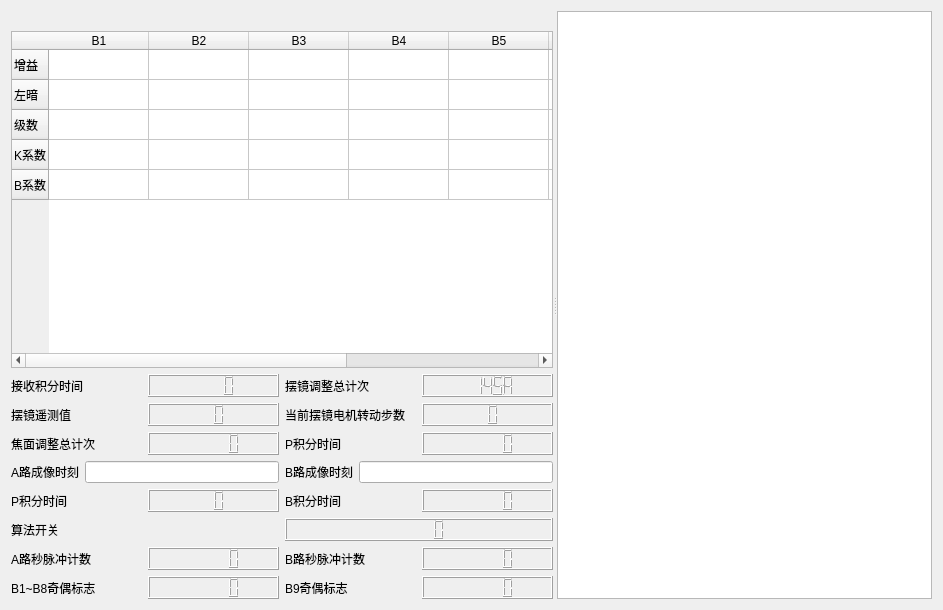
<?xml version="1.0" encoding="UTF-8"?>
<ui version="4.0">
 <class>assistForm</class>
 <widget class="QWidget" name="assistForm">
  <property name="geometry">
   <rect>
    <x>0</x>
    <y>0</y>
    <width>943</width>
    <height>610</height>
   </rect>
  </property>
  <property name="windowTitle">
   <string>Form</string>
  </property>
  <layout class="QVBoxLayout" name="verticalLayout_2">
   <item>
    <widget class="QSplitter" name="splitter">
     <property name="orientation">
      <enum>Qt::Horizontal</enum>
     </property>
     <widget class="QWidget" name="layoutWidget">
      <layout class="QVBoxLayout" name="verticalLayout">
       <item>
        <widget class="QLabel" name="nameLabel">
         <property name="text">
          <string/>
         </property>
        </widget>
       </item>
       <item>
        <widget class="QTableWidget" name="tableWidget">
         <property name="verticalScrollMode">
          <enum>QAbstractItemView::ScrollPerItem</enum>
         </property>
         <attribute name="horizontalHeaderCascadingSectionResizes">
          <bool>false</bool>
         </attribute>
         <attribute name="horizontalHeaderStretchLastSection">
          <bool>false</bool>
         </attribute>
         <attribute name="verticalHeaderStretchLastSection">
          <bool>false</bool>
         </attribute>
         <row>
          <property name="text">
           <string>增益</string>
          </property>
         </row>
         <row>
          <property name="text">
           <string>左暗</string>
          </property>
         </row>
         <row>
          <property name="text">
           <string>级数</string>
          </property>
         </row>
         <row>
          <property name="text">
           <string>K系数</string>
          </property>
         </row>
         <row>
          <property name="text">
           <string>B系数</string>
          </property>
         </row>
         <column>
          <property name="text">
           <string>B1</string>
          </property>
         </column>
         <column>
          <property name="text">
           <string>B2</string>
          </property>
         </column>
         <column>
          <property name="text">
           <string>B3</string>
          </property>
         </column>
         <column>
          <property name="text">
           <string>B4</string>
          </property>
         </column>
         <column>
          <property name="text">
           <string>B5</string>
          </property>
         </column>
         <column>
          <property name="text">
           <string>B6</string>
          </property>
         </column>
         <column>
          <property name="text">
           <string>B7</string>
          </property>
         </column>
         <column>
          <property name="text">
           <string>B9</string>
          </property>
         </column>
        </widget>
       </item>
       <item>
        <layout class="QHBoxLayout" name="horizontalLayout_7"/>
       </item>
       <item>
        <layout class="QHBoxLayout" name="horizontalLayout_25">
         <item>
          <layout class="QHBoxLayout" name="horizontalLayout_22">
           <item>
            <widget class="QLabel" name="label_20">
             <property name="text">
              <string>接收积分时间</string>
             </property>
            </widget>
           </item>
           <item>
            <widget class="QLCDNumber" name="jfsj">
             <property name="digitCount">
              <number>4</number>
             </property>
             <property name="mode">
              <enum>QLCDNumber::Hex</enum>
             </property>
            </widget>
           </item>
          </layout>
         </item>
         <item>
          <layout class="QHBoxLayout" name="horizontalLayout_24">
           <item>
            <widget class="QLabel" name="label_21">
             <property name="text">
              <string>摆镜调整总计次</string>
             </property>
            </widget>
           </item>
           <item>
            <widget class="QLCDNumber" name="cxms">
             <property name="mode">
              <enum>QLCDNumber::Hex</enum>
             </property>
             <property name="intValue" stdset="0">
              <number>5210</number>
             </property>
            </widget>
           </item>
          </layout>
         </item>
        </layout>
       </item>
       <item>
        <layout class="QHBoxLayout" name="horizontalLayout_26">
         <item>
          <widget class="QLabel" name="label_22">
           <property name="text">
            <string>摆镜遥测值</string>
           </property>
          </widget>
         </item>
         <item>
          <widget class="QLCDNumber" name="jmwz">
           <property name="layoutDirection">
            <enum>Qt::LeftToRight</enum>
           </property>
           <property name="digitCount">
            <number>2</number>
           </property>
           <property name="mode">
            <enum>QLCDNumber::Hex</enum>
           </property>
          </widget>
         </item>
         <item>
          <widget class="QLabel" name="label_23">
           <property name="text">
            <string>当前摆镜电机转动步数</string>
           </property>
          </widget>
         </item>
         <item>
          <widget class="QLCDNumber" name="tjcs">
           <property name="layoutDirection">
            <enum>Qt::LeftToRight</enum>
           </property>
           <property name="digitCount">
            <number>2</number>
           </property>
           <property name="mode">
            <enum>QLCDNumber::Hex</enum>
           </property>
          </widget>
         </item>
        </layout>
       </item>
       <item>
        <layout class="QHBoxLayout" name="horizontalLayout_27">
         <item>
          <widget class="QLabel" name="label_26">
           <property name="text">
            <string>焦面调整总计次</string>
           </property>
          </widget>
         </item>
         <item>
          <widget class="QLCDNumber" name="lcdNumber_2"/>
         </item>
         <item>
          <widget class="QLabel" name="label_27">
           <property name="text">
            <string>P积分时间</string>
           </property>
          </widget>
         </item>
         <item>
          <widget class="QLCDNumber" name="lcdNumber"/>
         </item>
        </layout>
       </item>
       <item>
        <layout class="QHBoxLayout" name="horizontalLayout_28">
         <item>
          <widget class="QLabel" name="label_28">
           <property name="text">
            <string>A路成像时刻</string>
           </property>
          </widget>
         </item>
         <item>
          <widget class="QLineEdit" name="mmcskA">
           <property name="readOnly">
            <bool>true</bool>
           </property>
          </widget>
         </item>
         <item>
          <widget class="QLabel" name="label_29">
           <property name="text">
            <string>B路成像时刻</string>
           </property>
          </widget>
         </item>
         <item>
          <widget class="QLineEdit" name="mmcskB">
           <property name="readOnly">
            <bool>true</bool>
           </property>
          </widget>
         </item>
        </layout>
       </item>
       <item>
        <layout class="QHBoxLayout" name="horizontalLayout_30">
         <item>
          <widget class="QLabel" name="label_31">
           <property name="text">
            <string>P积分时间</string>
           </property>
          </widget>
         </item>
         <item>
          <widget class="QLCDNumber" name="lbdw">
           <property name="digitCount">
            <number>2</number>
           </property>
           <property name="mode">
            <enum>QLCDNumber::Hex</enum>
           </property>
          </widget>
         </item>
         <item>
          <widget class="QLabel" name="label">
           <property name="text">
            <string>B积分时间</string>
           </property>
          </widget>
         </item>
         <item>
          <widget class="QLCDNumber" name="lcdNumber_3"/>
         </item>
        </layout>
       </item>
       <item>
        <layout class="QHBoxLayout" name="horizontalLayout_15">
         <item>
          <widget class="QLabel" name="label_13">
           <property name="text">
            <string>算法开关</string>
           </property>
          </widget>
         </item>
         <item>
          <widget class="QLCDNumber" name="lcdNumber_6"/>
         </item>
        </layout>
       </item>
       <item>
        <layout class="QHBoxLayout" name="horizontalLayout">
         <item>
          <widget class="QLabel" name="label_2">
           <property name="text">
            <string>A路秒脉冲计数</string>
           </property>
          </widget>
         </item>
         <item>
          <widget class="QLCDNumber" name="lcdNumber_4"/>
         </item>
         <item>
          <widget class="QLabel" name="label_3">
           <property name="text">
            <string>B路秒脉冲计数</string>
           </property>
          </widget>
         </item>
         <item>
          <widget class="QLCDNumber" name="lcdNumber_5"/>
         </item>
        </layout>
       </item>
       <item>
        <layout class="QHBoxLayout" name="horizontalLayout_29">
         <item>
          <widget class="QLabel" name="label_30">
           <property name="text">
            <string>B1~B8奇偶标志</string>
           </property>
           <property name="scaledContents">
            <bool>false</bool>
           </property>
           <property name="wordWrap">
            <bool>true</bool>
           </property>
          </widget>
         </item>
         <item>
          <widget class="QLCDNumber" name="lcdNumber_7"/>
         </item>
         <item>
          <widget class="QLabel" name="label_4">
           <property name="text">
            <string>B9奇偶标志</string>
           </property>
          </widget>
         </item>
         <item>
          <widget class="QLCDNumber" name="lcdNumber_8"/>
         </item>
        </layout>
       </item>
      </layout>
     </widget>
     <widget class="QTableView" name="tableView"/>
    </widget>
   </item>
  </layout>
 </widget>
 <resources/>
 <connections/>
</ui>
